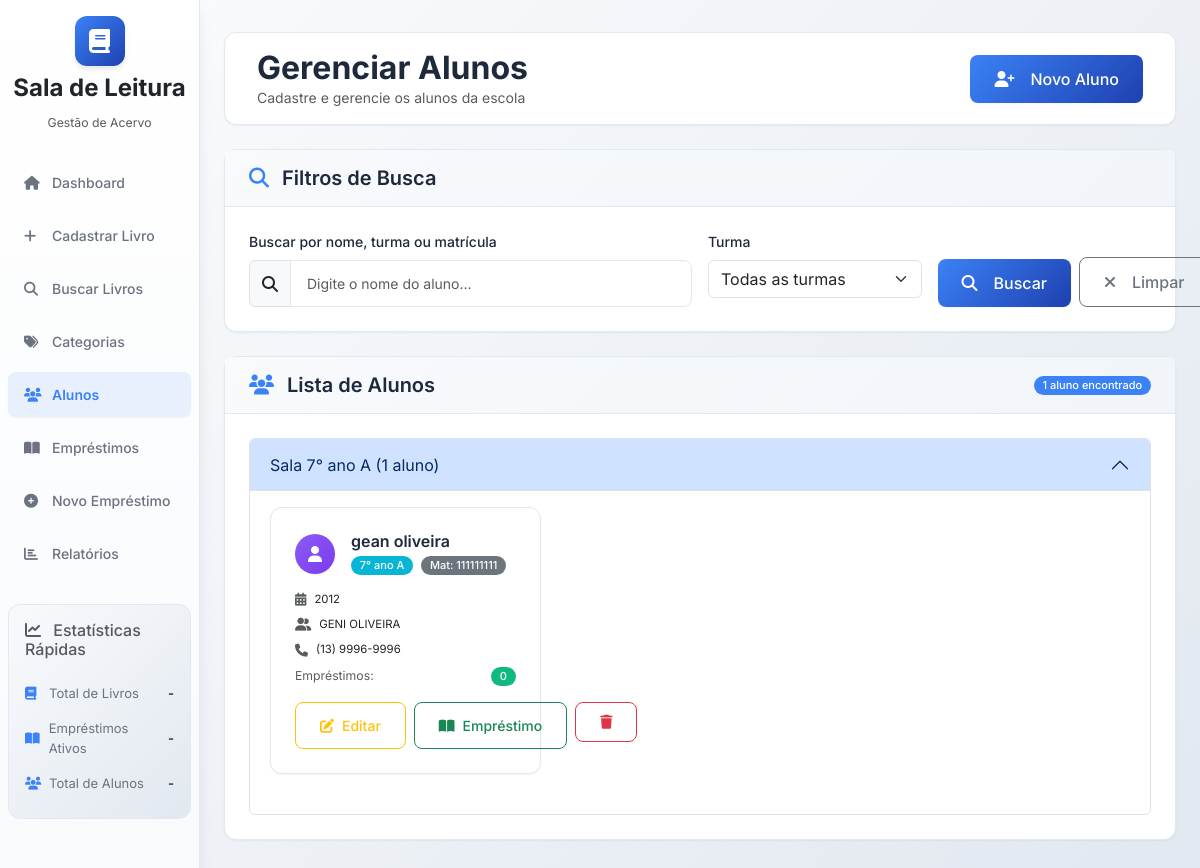
Before: /students with the older database file.
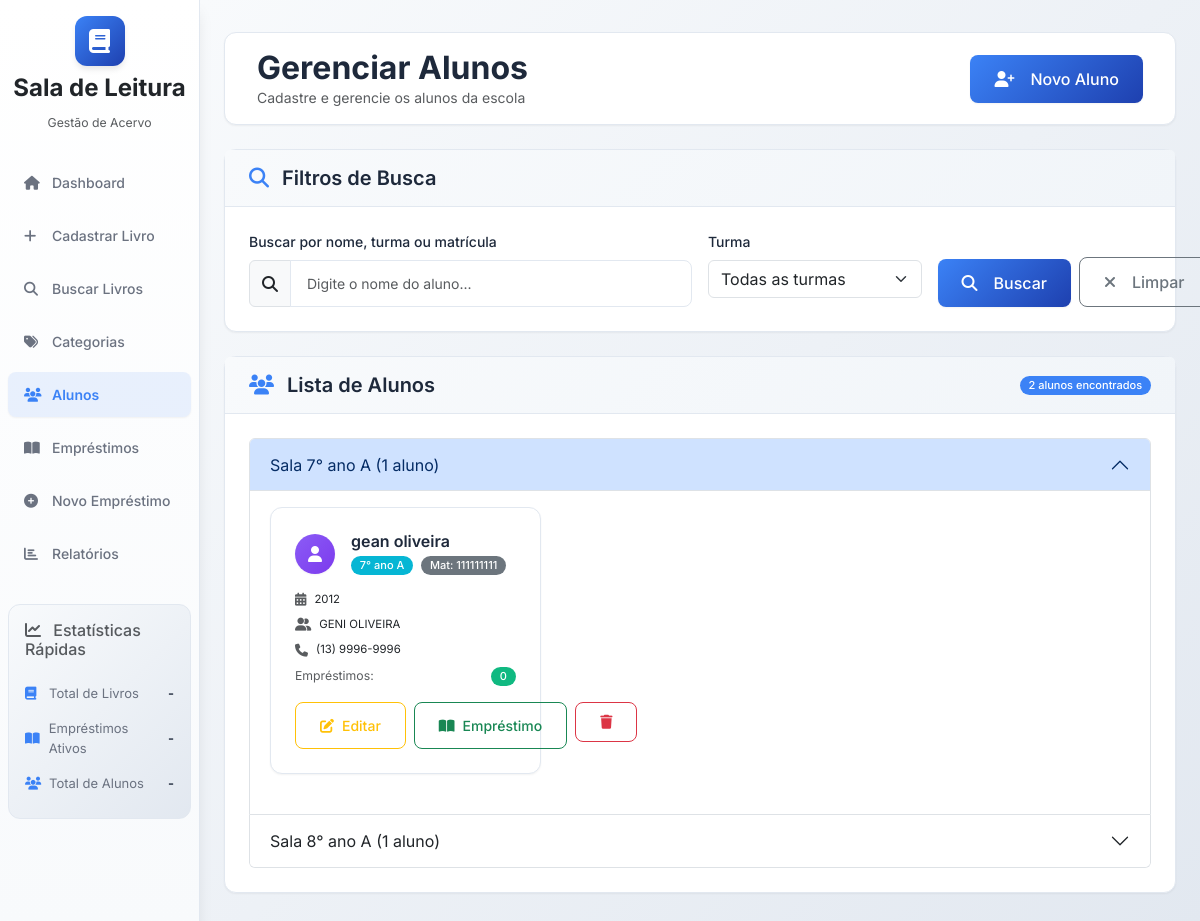
After: the same page with the newer database file.
### database/models.py (models this page shows, shortened)
class Student(db.Model):
    __tablename__ = 'students'
    id = db.Column(db.String(36), primary_key=True, default=generate_uuid)
    name = db.Column(db.String(200), nullable=False)
    class_room = db.Column(db.String(50), nullable=False)
    birth_year = db.Column(db.Integer, nullable=False)
    phone = db.Column(db.String(20))
    address = db.Column(db.Text)
    guardian_name = db.Column(db.String(200), nullable=False)
    guardian_phone = db.Column(db.String(20))
    registration_number = db.Column(db.String(50), unique=True)
    active = db.Column(db.Boolean, default=True)
    created_date = db.Column(db.DateTime, default=datetime.utcnow)
    updated_date = db.Column(db.DateTime, default=datetime.utcnow, onupdate=datetime.utcnow)
    loans = db.relationship('Loan', backref='student', lazy=True)
    @property
    def total_loans(self):
        return len(self.loans)
    @property
    def active_loans(self):
        return len([loan for loan in self.loans if loan.status == 'active'])

### app.py (the view, shortened to what this page needs)
    @app.route('/students')
    def students():
        page = request.args.get('page', 1, type=int)
        search = request.args.get('search', '')
        class_filter = request.args.get('class_filter', '')
        query = Student.query.filter_by(active=True)
        if class_filter:
            query = query.filter(Student.class_room == class_filter)
        students = query.order_by(Student.name).paginate(page=page, per_page=20, error_out=False)
        classes = [c[0] for c in db.session.query(Student.class_room).filter(
            Student.active == True, Student.class_room.isnot(None)
        ).distinct().order_by(Student.class_room).all()]
        students_by_class = {}
        for student in students.items:
            if student.class_room not in students_by_class:
                students_by_class[student.class_room] = []
            students_by_class[student.class_room].append(student)
        return render_template('students/students.html',
                              students=students,
                              students_by_class=students_by_class,
                              classes=classes,
                              search=search,
                              class_filter=class_filter)

### templates/students/students.html (shortened to what this page needs)
{% extends "base.html" %}
{% block content %}
<div class="main-header d-flex justify-content-between align-items-center py-3 mb-4">
    <div>
        <h1 class="h2 mb-0">Gerenciar Alunos</h1>
        <p class="text-muted mb-0">Cadastre e gerencie os alunos da escola</p>
    </div>
    <a href="{{ url_for('add_student') }}" class="btn btn-primary">
        <i class="fas fa-user-plus me-2"></i>
        Novo Aluno
    </a>
</div>
<div class="card mb-4 fade-in">
    <div class="card-header">
        <h5 class="mb-0">
            <i class="fas fa-search text-primary me-2"></i>
            Filtros de Busca
        </h5>
    </div>
    <div class="card-body">
        <form method="GET" class="row g-3">
            <div class="col-md-6">
                <label for="search" class="form-label">Buscar por nome, turma ou matrícula</label>
                <div class="input-group">
                    <span class="input-group-text">
                        <i class="fas fa-search"></i>
                    </span>
                    <input type="text" class="form-control" name="search"
                           value="{{ search }}" placeholder="Digite o nome do aluno...">
                </div>
            </div>
            <div class="col-md-3">
                <label for="class_filter" class="form-label">Turma</label>
                <select class="form-select" name="class_filter" onchange="this.form.submit()">
                    <option value="">Todas as turmas</option>
                </select>
            </div>
            <div class="col-md-3 d-flex align-items-end">
                <button type="submit" class="btn btn-primary me-2">
                    <i class="fas fa-search me-2"></i>
                    Buscar
                </button>
                <a href="{{ url_for('students') }}" class="btn btn-outline-secondary">
                    <i class="fas fa-times me-2"></i>
                    Limpar
                </a>
            </div>
        </form>
    </div>
</div>
<div class="card fade-in" style="animation-delay: 0.2s">
    <div class="card-header d-flex justify-content-between align-items-center">
        <h5 class="mb-0">
            <i class="fas fa-users text-primary me-2"></i>
            Lista de Alunos
        </h5>
        {% if students and students.items %}
            <span class="badge bg-primary">
                {{ students.total }} aluno{{ 's' if students.total != 1 else '' }} encontrado{{ 's' if students.total != 1 else '' }}
            </span>
        {% endif %}
    </div>
    <div class="card-body">
        {% if students and students.items %}
            <div class="accordion" id="studentsAccordion">
                {% for class_room, students_list in students_by_class.items() %}
                    <div class="accordion-item">
                        <h2 class="accordion-header" id="heading{{ loop.index }}">
                            <button class="accordion-button {% if not loop.first %}collapsed{% endif %}" type="button" data-bs-toggle="collapse" data-bs-target="#collapse{{ loop.index }}" aria-expanded="true" aria-controls="collapse{{ loop.index }}">
                                Sala {{ class_room }} ({{ students_list|length }} aluno{{ 's' if students_list|length != 1 else '' }})
                            </button>
                        </h2>
                        <div id="collapse{{ loop.index }}" class="accordion-collapse collapse {% if loop.first %}show{% endif %}" aria-labelledby="heading{{ loop.index }}" data-bs-parent="#studentsAccordion">
                            <div class="accordion-body">
                                <div class="row">
                                    {% for student in students_list %}
                                    <div class="col-md-6 col-lg-4 mb-4">
                                        <div class="student-card">
                                            <div class="student-header">
                                                <div class="student-avatar">
                                                    <i class="fas fa-user"></i>
                                                </div>
                                                <div class="student-info">
                                                    <h6 class="student-name">{{ student.name }}</h6>
                                                    <div class="student-details">
                                                        <span class="badge bg-info">{{ student.class_room }}</span>
                                                        {% if student.registration_number %}
                                                            <span class="badge bg-secondary">Mat: {{ student.registration_number }}</span>
                                                        {% endif %}
                                                    </div>
                                                </div>
                                            </div>
                                            <div class="student-body">
                                                <div class="student-stat">
                                                    <i class="fas fa-calendar-alt text-muted me-2"></i>
                                                    <small>{{ student.birth_year or 'Não informado' }}</small>
                                                </div>
                                                {% if student.guardian_name %}
                                                    <div class="student-stat">
                                                        <i class="fas fa-user-friends text-muted me-2"></i>
                                                        <small>{{ student.guardian_name }}</small>
                                                    </div>
                                                {% endif %}
                                                {% if student.guardian_phone %}
                                                    <div class="student-stat">
                                                        <i class="fas fa-phone text-muted me-2"></i>
                                                        <small>{{ student.guardian_phone }}</small>
                                                    </div>
                                                {% endif %}
                                                <div class="student-loans-stats mt-2">
                                                    <div class="d-flex justify-content-between">
                                                        <small class="text-muted">Empréstimos:</small>
                                                        <span class="badge bg-success">{{ student.total_loans or 0 }}</span>
                                                    </div>
                                                </div>
                                            </div>
                                            <div class="student-actions">
                                                <a href="{{ url_for('edit_student', student_id=student.id) }}" class="btn btn-outline-warning btn-sm">
                                                    <i class="fas fa-edit"></i>
                                                    Editar
                                                </a>
                                                <a href="{{ url_for('new_loan') }}?student={{ student.id }}" class="btn btn-outline-success btn-sm">
                                                    <i class="fas fa-book-open"></i>
                                                    Empréstimo
                                                </a>
                                                <form method="POST" action="{{ url_for('delete_student', student_id=student.id) }}" class="d-inline"
                                                      onsubmit="return confirmDelete('Tem certeza que deseja excluir este aluno?')">
                                                    <button type="submit" class="btn btn-outline-danger btn-sm">
                                                        <i class="fas fa-trash"></i>
                                                    </button>
                                                </form>
                                            </div>
                                        </div>
                                    </div>
                                    {% endfor %}
                                </div>
                            </div>
                        </div>
                    </div>
                {% endfor %}
            </div>
        {% endif %}
    </div>
</div>
{% endblock %}

### templates/base.html (shortened to what this page needs)
<!DOCTYPE html>
<html lang="pt-BR">
<head>
    <link href="https://cdn.jsdelivr.net/npm/bootstrap@5.3.2/dist/css/bootstrap.min.css" rel="stylesheet">
    <link href="https://cdnjs.cloudflare.com/ajax/libs/font-awesome/6.4.0/css/all.min.css" rel="stylesheet">
    <link href="{{ url_for('static', filename='css/style.css') }}" rel="stylesheet">
</head>
<body>
    <div class="container-fluid">
        <div class="row">
            <nav class="col-md-3 col-lg-2 d-md-block sidebar collapse">
                <div class="position-sticky pt-3">
                    <div class="text-center mb-4">
                        <div class="brand-logo mx-auto mb-2">
                            <i class="fas fa-book text-white"></i>
                        </div>
                        <h4 class="fw-bold text-dark">Sala de Leitura</h4>
                        <small class="text-muted">Gestão de Acervo</small>
                    </div>
                    <ul class="nav flex-column">
                        <li class="nav-item">
                            <a class="nav-link {% if request.endpoint == 'dashboard' %}active{% endif %}" href="/">
                                <i class="fas fa-home me-2"></i>
                                Dashboard
                            </a>
                        </li>
                        <li class="nav-item">
                            <a class="nav-link {% if request.endpoint == 'add_book' %}active{% endif %}" href="/books/add">
                                <i class="fas fa-plus me-2"></i>
                                Cadastrar Livro
                            </a>
                        </li>
                        <li class="nav-item">
                            <a class="nav-link {% if request.endpoint == 'search_books' %}active{% endif %}" href="/books">
                                <i class="fas fa-search me-2"></i>
                                Buscar Livros
                            </a>
                        </li>
                        <li class="nav-item">
                            <a class="nav-link {% if request.endpoint == 'categories' %}active{% endif %}" href="/categories">
                                <i class="fas fa-tags me-2"></i>
                                Categorias
                            </a>
                        </li>
                        <li class="nav-item">
                            <a class="nav-link {% if request.endpoint == 'students' %}active{% endif %}" href="/students">
                                <i class="fas fa-users me-2"></i>
                                Alunos
                            </a>
                        </li>
                        <li class="nav-item">
                            <a class="nav-link {% if request.endpoint == 'loans' %}active{% endif %}" href="/loans">
                                <i class="fas fa-book-open me-2"></i>
                                Empréstimos
                            </a>
                        </li>
                        <li class="nav-item">
                            <a class="nav-link {% if request.endpoint == 'new_loan' %}active{% endif %}" href="/loans/new">
                                <i class="fas fa-plus-circle me-2"></i>
                                Novo Empréstimo
                            </a>
                        </li>
                        <li class="nav-item">
                            <a class="nav-link {% if request.endpoint == 'reports' %}active{% endif %}" href="/reports">
                                <i class="fas fa-chart-bar me-2"></i>
                                Relatórios
                            </a>
                        </li>
                    </ul>
                    <div class="quick-stats mt-4">
                        <h6 class="text-muted mb-3">
                            <i class="fas fa-chart-line me-2"></i>
                            Estatísticas Rápidas
                        </h6>
                        <div class="stat-item">
                            <i class="fas fa-book"></i>
                            <span>Total de Livros</span>
                            <span class="stat-value" id="stat-total-books">-</span>
                        </div>
                        <div class="stat-item">
                            <i class="fas fa-book-open"></i>
                            <span>Empréstimos Ativos</span>
                            <span class="stat-value" id="stat-active-loans">-</span>
                        </div>
                        <div class="stat-item">
                            <i class="fas fa-users"></i>
                            <span>Total de Alunos</span>
                            <span class="stat-value" id="stat-total-students">-</span>
                        </div>
                    </div>
                </div>
            </nav>
            <main class="col-md-9 ms-sm-auto col-lg-10 px-md-4 main-content">
                {% block content %}{% endblock %}
            </main>
        </div>
    </div>
</body>
</html>

Changed rows visible on the page:
added Student: class_room "8° ano A", students_list "1", shown under "Lista de Alunos"
Other visible differences:
{{ students.total }}: "1" → "2"
{{ 's' if students.total != 1 else '' }}: (not shown) → "s"
